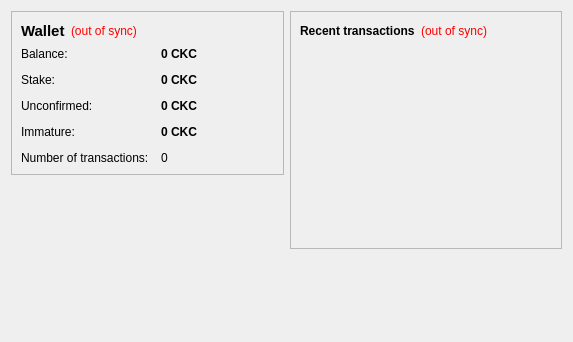
<?xml version="1.0" encoding="UTF-8"?>
<ui version="4.0">
 <class>OverviewPage</class>
 <widget class="QWidget" name="OverviewPage">
  <property name="geometry">
   <rect>
    <x>0</x>
    <y>0</y>
    <width>573</width>
    <height>342</height>
   </rect>
  </property>
  <property name="windowTitle">
   <string>Form</string>
  </property>
  <property name="windowIcon">
   <iconset resource="../bitcoin.qrc">
    <normaloff>:/icons/bitcoin</normaloff>:/icons/bitcoin</iconset>
  </property>
  <layout class="QHBoxLayout" name="horizontalLayout" stretch="1,1">
   <item>
    <layout class="QVBoxLayout" name="verticalLayout_2">
     <item>
      <widget class="QFrame" name="frame">
       <property name="frameShape">
        <enum>QFrame::StyledPanel</enum>
       </property>
       <property name="frameShadow">
        <enum>QFrame::Raised</enum>
       </property>
       <layout class="QVBoxLayout" name="verticalLayout_4">
        <item>
         <layout class="QHBoxLayout" name="horizontalLayout_4">
          <item>
           <widget class="QLabel" name="label_5">
            <property name="font">
             <font>
              <pointsize>11</pointsize>
              <weight>75</weight>
              <bold>true</bold>
             </font>
            </property>
            <property name="text">
             <string>Wallet</string>
            </property>
           </widget>
          </item>
          <item>
           <widget class="QLabel" name="labelWalletStatus">
            <property name="toolTip">
             <string>&lt;html&gt;&lt;head/&gt;&lt;body&gt;&lt;p&gt;The displayed information may be out of date. Your wallet automatically synchronizes with the 300coin network after a connection is established, but this process has not completed yet.&lt;/p&gt;&lt;/body&gt;&lt;/html&gt;</string>
            </property>
            <property name="styleSheet">
             <string notr="true">QLabel { color: red; }</string>
            </property>
            <property name="text">
             <string notr="true">(out of sync)</string>
            </property>
            <property name="alignment">
             <set>Qt::AlignLeading|Qt::AlignLeft|Qt::AlignVCenter</set>
            </property>
           </widget>
          </item>
          <item>
           <spacer name="horizontalSpacer_2">
            <property name="orientation">
             <enum>Qt::Horizontal</enum>
            </property>
            <property name="sizeHint" stdset="0">
             <size>
              <width>40</width>
              <height>20</height>
             </size>
            </property>
           </spacer>
          </item>
         </layout>
        </item>
        <item>
         <layout class="QFormLayout" name="formLayout_2">
          <property name="fieldGrowthPolicy">
           <enum>QFormLayout::AllNonFixedFieldsGrow</enum>
          </property>
          <property name="horizontalSpacing">
           <number>12</number>
          </property>
          <property name="verticalSpacing">
           <number>12</number>
          </property>
          <item row="0" column="0">
           <widget class="QLabel" name="label">
            <property name="text">
             <string>Balance:</string>
            </property>
           </widget>
          </item>
          <item row="0" column="1">
           <widget class="QLabel" name="labelBalance">
            <property name="font">
             <font>
              <weight>75</weight>
              <bold>true</bold>
             </font>
            </property>
            <property name="cursor">
             <cursorShape>IBeamCursor</cursorShape>
            </property>
            <property name="toolTip">
             <string>Your current balance</string>
            </property>
            <property name="text">
             <string notr="true">0 CKC</string>
            </property>
            <property name="textInteractionFlags">
             <set>Qt::LinksAccessibleByMouse|Qt::TextSelectableByKeyboard|Qt::TextSelectableByMouse</set>
            </property>
           </widget>
          </item>
          <item row="1" column="0">
           <widget class="QLabel" name="label_6">
            <property name="text">
             <string>Stake:</string>
            </property>
           </widget>
          </item>
          <item row="1" column="1">
           <widget class="QLabel" name="labelStake">
            <property name="font">
             <font>
              <weight>75</weight>
              <bold>true</bold>
             </font>
            </property>
            <property name="cursor">
             <cursorShape>IBeamCursor</cursorShape>
            </property>
            <property name="toolTip">
             <string>Total of coins that was staked, and do not yet count toward the current balance</string>
            </property>
            <property name="text">
             <string notr="true">0 CKC</string>
            </property>
            <property name="textInteractionFlags">
             <set>Qt::LinksAccessibleByMouse|Qt::TextSelectableByKeyboard|Qt::TextSelectableByMouse</set>
            </property>
           </widget>
          </item>
          <item row="2" column="0">
           <widget class="QLabel" name="label_3">
            <property name="text">
             <string>Unconfirmed:</string>
            </property>
           </widget>
          </item>
          <item row="2" column="1">
           <widget class="QLabel" name="labelUnconfirmed">
            <property name="font">
             <font>
              <weight>75</weight>
              <bold>true</bold>
             </font>
            </property>
            <property name="cursor">
             <cursorShape>IBeamCursor</cursorShape>
            </property>
            <property name="toolTip">
             <string>Total of transactions that have yet to be confirmed, and do not yet count toward the current balance</string>
            </property>
            <property name="text">
             <string notr="true">0 CKC</string>
            </property>
            <property name="textInteractionFlags">
             <set>Qt::LinksAccessibleByMouse|Qt::TextSelectableByKeyboard|Qt::TextSelectableByMouse</set>
            </property>
           </widget>
          </item>
          <item row="3" column="0">
           <widget class="QLabel" name="labelImmatureText">
            <property name="text">
             <string>Immature:</string>
            </property>
           </widget>
          </item>
          <item row="3" column="1">
           <widget class="QLabel" name="labelImmature">
            <property name="font">
             <font>
              <weight>75</weight>
              <bold>true</bold>
             </font>
            </property>
            <property name="toolTip">
             <string>Mined balance that has not yet matured</string>
            </property>
            <property name="text">
             <string notr="true">0 CKC</string>
            </property>
            <property name="textInteractionFlags">
             <set>Qt::LinksAccessibleByMouse|Qt::TextSelectableByKeyboard|Qt::TextSelectableByMouse</set>
            </property>
           </widget>
          </item>
          <item row="4" column="0">
           <widget class="QLabel" name="label_2">
            <property name="text">
             <string>Number of transactions:</string>
            </property>
           </widget>
          </item>
          <item row="4" column="1">
           <widget class="QLabel" name="labelNumTransactions">
            <property name="toolTip">
             <string>Total number of transactions in wallet</string>
            </property>
            <property name="text">
             <string notr="true">0</string>
            </property>
           </widget>
          </item>
         </layout>
        </item>
       </layout>
      </widget>
     </item>
     <item>
      <spacer name="verticalSpacer">
       <property name="orientation">
        <enum>Qt::Vertical</enum>
       </property>
       <property name="sizeHint" stdset="0">
        <size>
         <width>20</width>
         <height>40</height>
        </size>
       </property>
      </spacer>
     </item>
    </layout>
   </item>
   <item>
    <layout class="QVBoxLayout" name="verticalLayout_3">
     <item>
      <widget class="QFrame" name="frame_2">
       <property name="frameShape">
        <enum>QFrame::StyledPanel</enum>
       </property>
       <property name="frameShadow">
        <enum>QFrame::Raised</enum>
       </property>
       <layout class="QVBoxLayout" name="verticalLayout">
        <item>
         <layout class="QHBoxLayout" name="horizontalLayout_2">
          <item>
           <widget class="QLabel" name="label_4">
            <property name="text">
             <string>&lt;b&gt;Recent transactions&lt;/b&gt;</string>
            </property>
           </widget>
          </item>
          <item>
           <widget class="QLabel" name="labelTransactionsStatus">
            <property name="toolTip">
             <string>&lt;html&gt;&lt;head/&gt;&lt;body&gt;&lt;p&gt;The displayed information may be out of date. Your wallet automatically synchronizes with the 300coin network after a connection is established, but this process has not completed yet.&lt;/p&gt;&lt;/body&gt;&lt;/html&gt;</string>
            </property>
            <property name="styleSheet">
             <string notr="true">QLabel { color: red; }</string>
            </property>
            <property name="text">
             <string notr="true">(out of sync)</string>
            </property>
            <property name="alignment">
             <set>Qt::AlignRight|Qt::AlignTrailing|Qt::AlignVCenter</set>
            </property>
           </widget>
          </item>
          <item>
           <spacer name="horizontalSpacer">
            <property name="orientation">
             <enum>Qt::Horizontal</enum>
            </property>
            <property name="sizeHint" stdset="0">
             <size>
              <width>40</width>
              <height>20</height>
             </size>
            </property>
           </spacer>
          </item>
         </layout>
        </item>
        <item>
         <widget class="QListView" name="listTransactions">
          <property name="styleSheet">
           <string notr="true">QListView { background: transparent; }</string>
          </property>
          <property name="frameShape">
           <enum>QFrame::NoFrame</enum>
          </property>
          <property name="verticalScrollBarPolicy">
           <enum>Qt::ScrollBarAlwaysOff</enum>
          </property>
          <property name="horizontalScrollBarPolicy">
           <enum>Qt::ScrollBarAlwaysOff</enum>
          </property>
          <property name="selectionMode">
           <enum>QAbstractItemView::NoSelection</enum>
          </property>
         </widget>
        </item>
       </layout>
      </widget>
     </item>
     <item>
      <spacer name="verticalSpacer_2">
       <property name="orientation">
        <enum>Qt::Vertical</enum>
       </property>
       <property name="sizeHint" stdset="0">
        <size>
         <width>20</width>
         <height>40</height>
        </size>
       </property>
      </spacer>
     </item>
    </layout>
   </item>
  </layout>
 </widget>
 <resources>
  <include location="../bitcoin.qrc"/>
 </resources>
 <connections/>
</ui>
